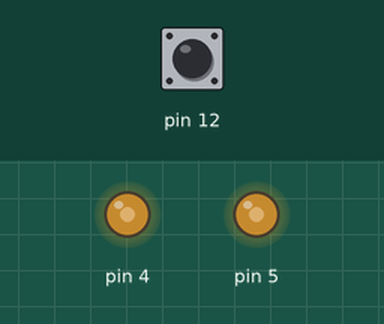
This sketch was run on a simulated Arduino Uno, built with avr-gcc and run on an emulated ATmega328P. Shown: output pins drawn as LEDs (lit = HIGH). The inputs (shaded band) are chosen by the test bench; at power-on: pin 12 HIGH.

Above: at 0.1 s.
At 96.0 s:
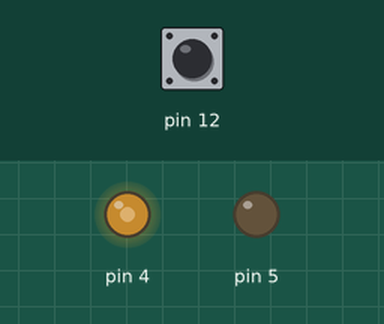
Timing chart, 0 to 99.8 s (numbered marks = the images above):
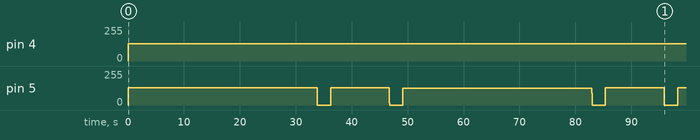

Measured:
- by itself, pin 4: 0/255 → 128/255 at 0.04 s

The sketch:

sketch_nov11b.ino
```cpp
int count = 0;
long previous = 0;
long t1 = 33820;
long t2 = 10500;
//long t1 = 200;
//long t2 = 200;
long t3 = 2400; // 2670


void setup() {
  // put your setup code here, to run once:
  pinMode(5,OUTPUT);
  pinMode(4,OUTPUT);
  pinMode(12,INPUT);
}


void loop() {
  // put your main code here, to run repeatedly:
  if (digitalRead(12) == LOW) {
    return;
  }
  while (count < 3) {
    golong();
    turn();
    goshort();
    turn();
    golong();
    turn();
    goshort();
    turn();
    count++;
  }
  digitalWrite(5,LOW);
  digitalWrite(4,LOW);
}

void golong() {
  while (millis() - previous <= t1){
    go();
    go();
    go();
    go();
  }
  previous = millis();
}

void goshort() {
  while (millis() - previous <= t2){
    go();
    go();
    go();
    go();
  }
  previous = millis();
}

void turn() {
  while (millis() - previous <= t3){
    curve();
    curve();
    curve();
    curve();
  }
  previous = millis();
}

void go() {
  digitalWrite(5,HIGH);
  digitalWrite(4,HIGH);
  delayMicroseconds(250);
  digitalWrite(5,LOW);
  digitalWrite(4,LOW);
  delayMicroseconds(250);
}

void curve() {
  digitalWrite(5,LOW);
  digitalWrite(4,HIGH);
  delayMicroseconds(250);
  digitalWrite(5,LOW);
  digitalWrite(4,LOW);
  delayMicroseconds(250);
}
```
